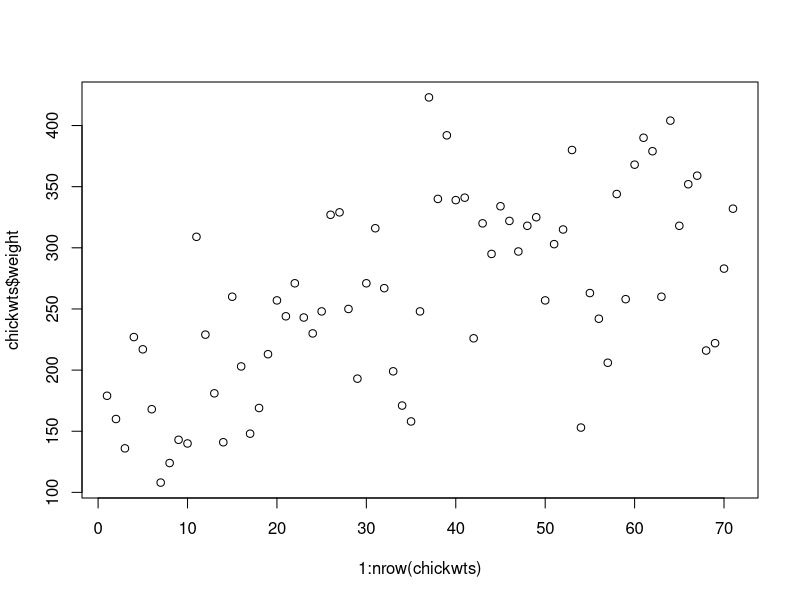
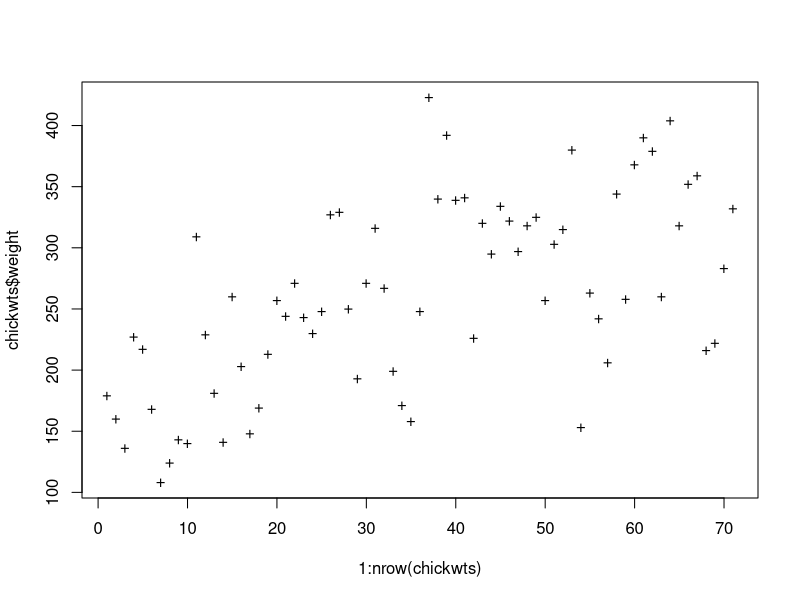
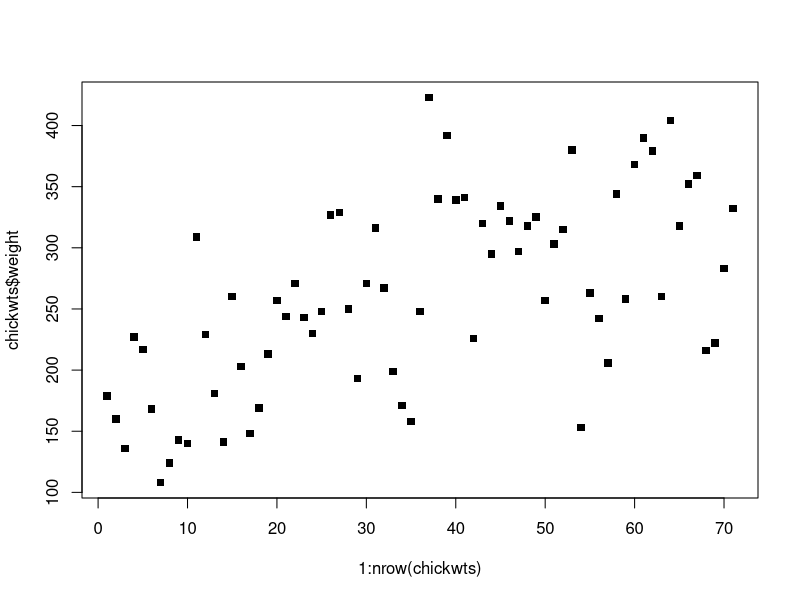
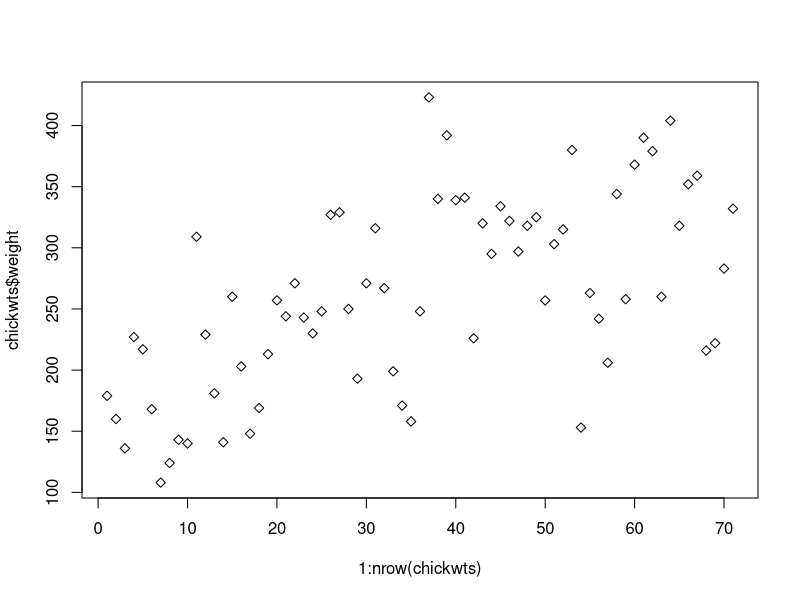
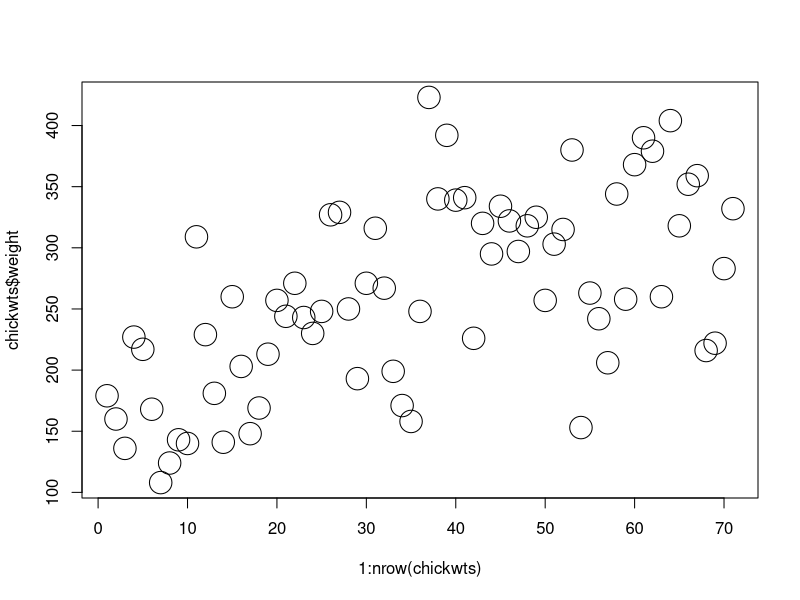
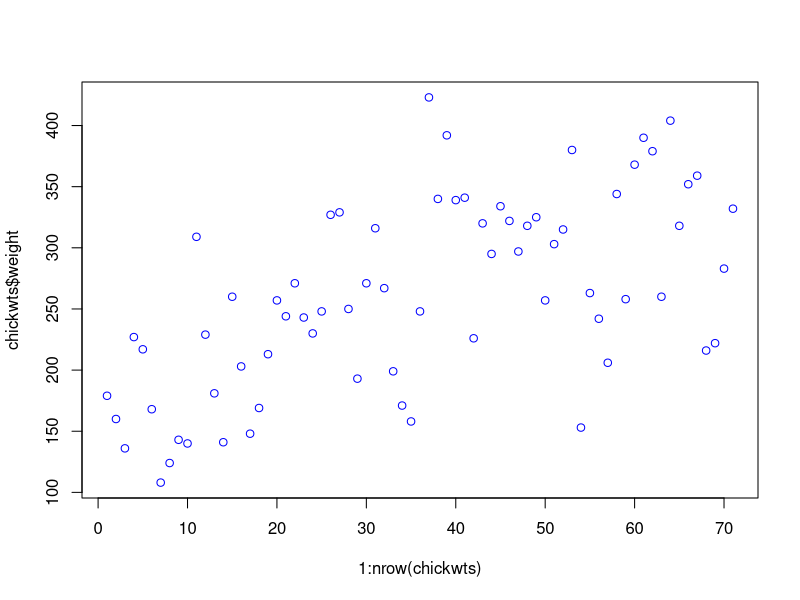
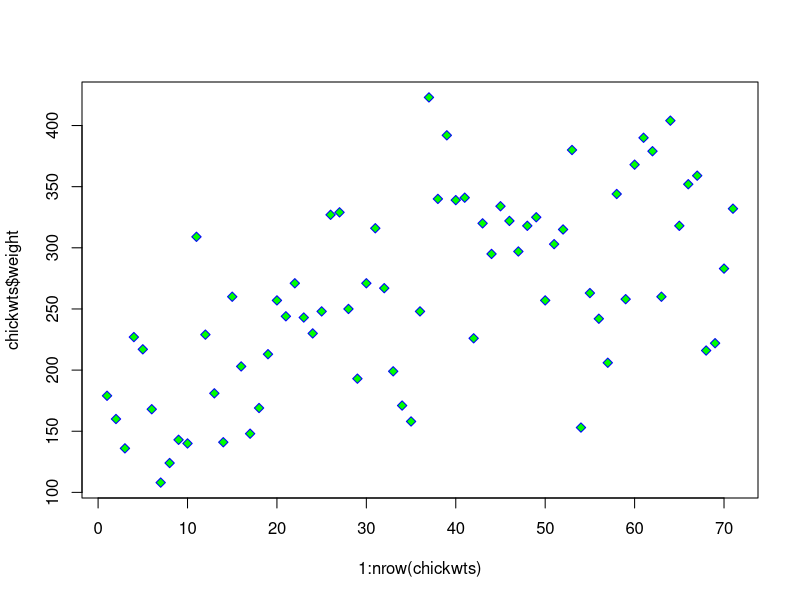
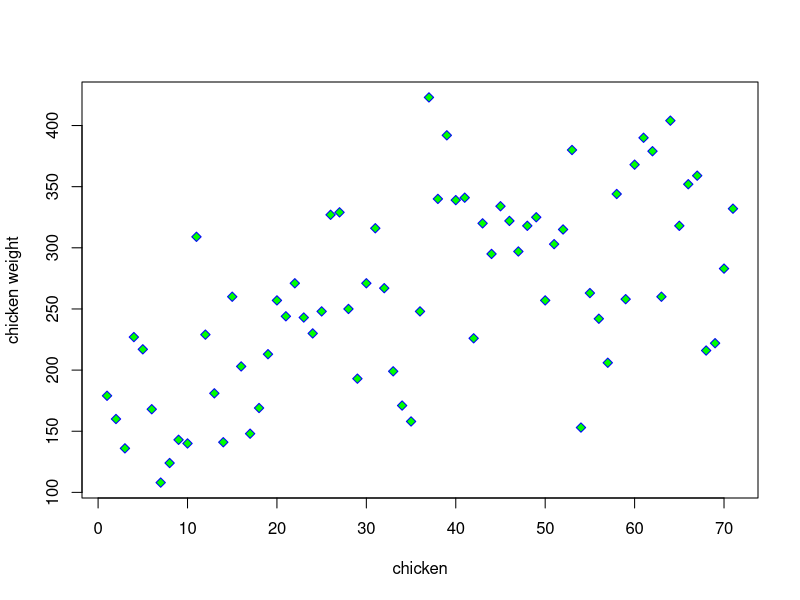

Source code (R) for these figures, in order:
data()
?chickwts

chickwts
#sth about plot 
plot(x=1:nrow(chickwts), y=chickwts$weight)

plot(x=1:nrow(chickwts), y=chickwts$weight, pch='+') 
plot(x=1:nrow(chickwts), y=chickwts$weight, pch=15)
plot(x=1:nrow(chickwts), y=chickwts$weight, pch=23)
plot(x=1:nrow(chickwts), y=chickwts$weight, cex=3)
plot(x=1:nrow(chickwts), y=chickwts$weight, col='blue')
colors()
plot(x=1:nrow(chickwts), y=chickwts$weight, pch=23,
     col='blue', bg='#00FF00')

plot(x=1:nrow(chickwts), y=chickwts$weight, pch=23,
     col='blue', bg='#00FF00', xlab = 'chicken', ylab = 'chicken weight')

# prepare plot with legend
#define vctor of colors
my_colors <- c('red', 'yellow', 'green', 'orange', 'violet', 'blue')
#define wector of shapes
my_shapes = (15:20)
#Take clolrs and shapes from vectors
color_column  <- my_colors[as.numeric(chickwts$feed)]
shapes_column <- my_shapes[as.numeric(chickwts$feed)]
#prepare plot
plot(x=1:nrow(chickwts), y=chickwts$weight,
     col=color_column, pch=shapes_column,
     xlab = 'chicken', ylab = 'chicken weight')
#show legend
legend("topleft", legend = levels(chickwts$feed),
       col = my_colors,
       pch = my_shapes)

#--------------------------------
#Bar pot

barplot(data = chickwts, height = chickwts$weight)

#define colors colors
barplot(data = chickwts, height = chickwts$weight,
        col = color_column)
#show leggend
legend("topleft", legend = levels(chickwts$feed),
       col = my_colors, pch = my_shapes)


#box plot
boxplot(weight ~ feed, data = chickwts, varwidth = TRUE, noth = TRUE)


dev.off()
